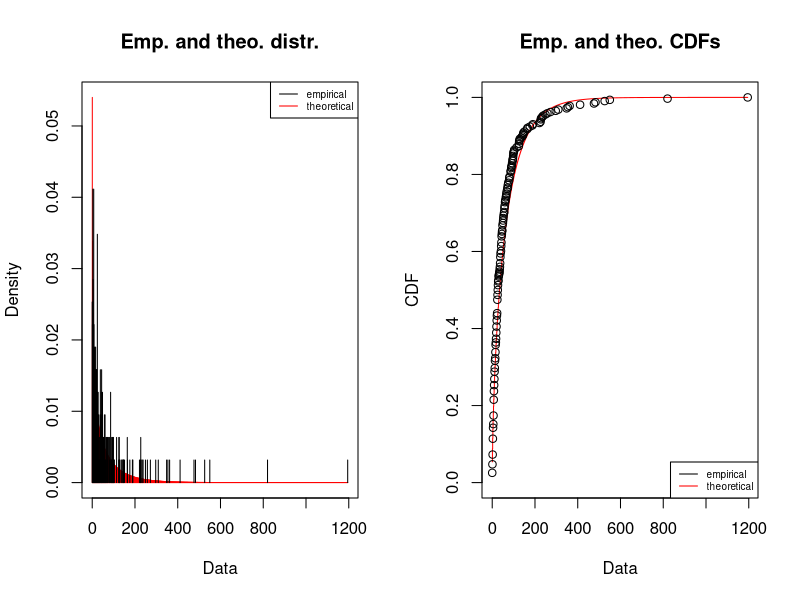
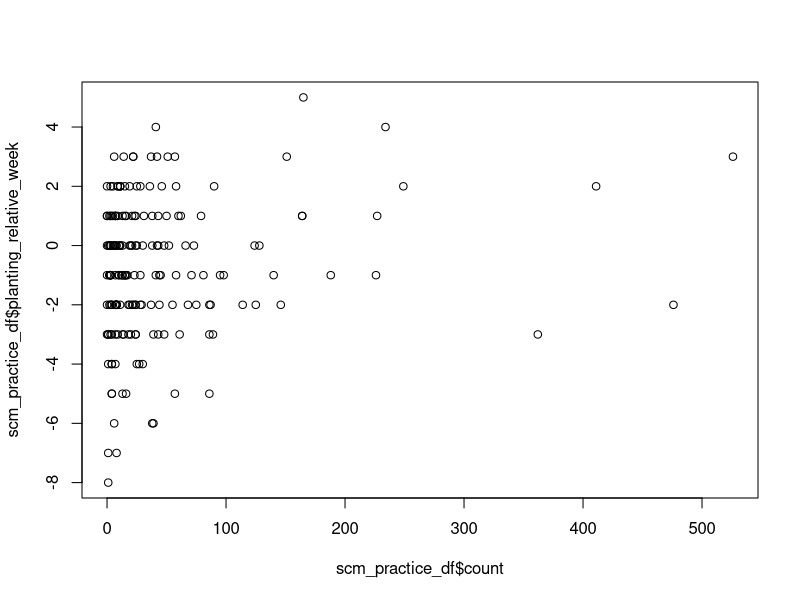
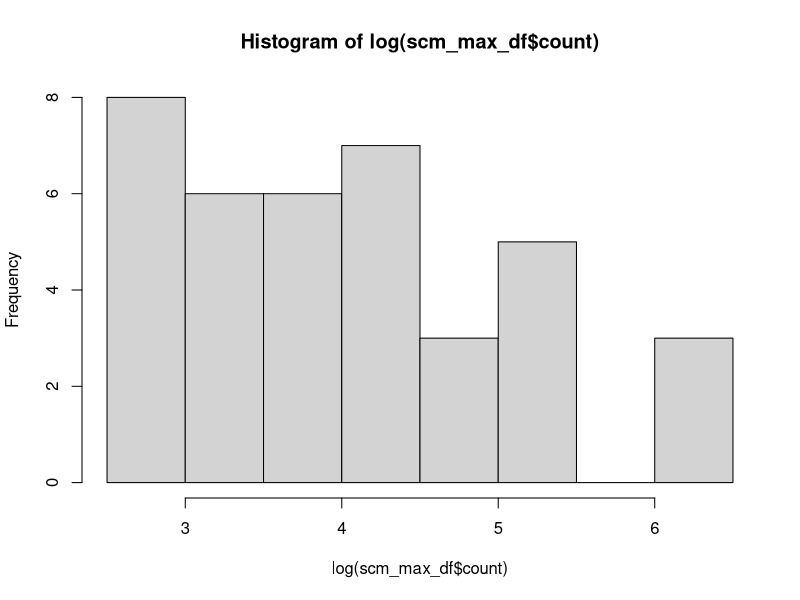
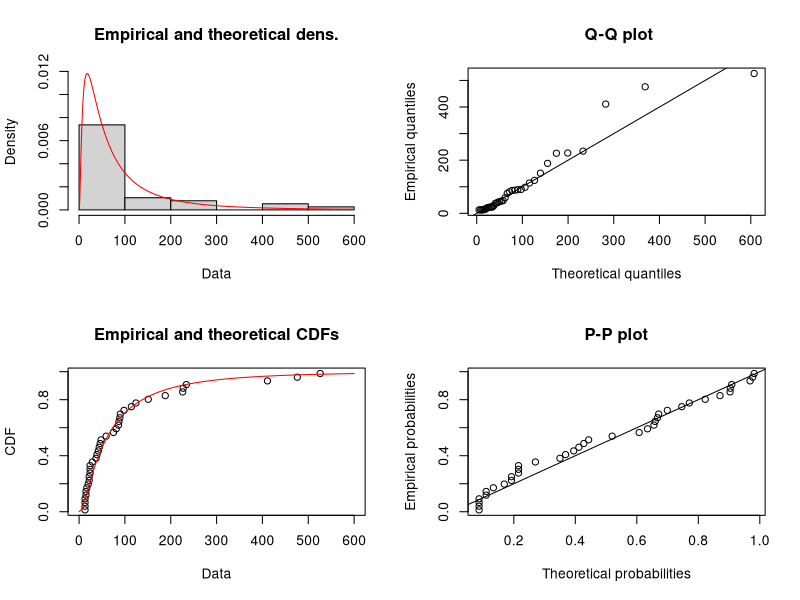

These charts were generated, in order, by the following R code: (Note: this script raises an error after producing the figures.)
## ---- chunk 1
knitr::opts_chunk$set(echo = TRUE)

library(lubridate)
library(fitdistrplus)
library(lme4)

## ---- chunk 2

scm_climate_df <- read.delim("Dataframes/scm_model.csv", sep = ",")
scm_climate_df$date <- ymd(scm_climate_df$date)
scm_climate_df$record_id <- as.factor(scm_climate_df$record_id)
scm_climate_df

## ---- chunk 3

scm_practice_df <- read.delim("Dataframes/scm_model_practices.csv", sep = ",")
#scm_practice_df$date <- ymd(scm_climate_df$date)
scm_practice_df$cover_crop <- as.factor(scm_practice_df$cover_crop)
scm_practice_df$manure <- as.factor(scm_practice_df$manure)

scm_practice_df

## ---- chunk 4

scm_max_df <- read.delim("Dataframes/scm_max_counts.csv", sep = ",")
#scm_practice_df$date <- ymd(scm_climate_df$date)
#scm_practice_df$record_id <- as.factor(scm_climate_df$record_id)
scm_max_df

## ---- chunk 5

scm_500_df <- read.delim("Dataframes/scm_500.csv", sep = ",")
scm_500_df$date <- ymd(scm_500_df$date)
scm_500_df$record_id <- as.factor(scm_500_df$record_id)
scm_500_df$cover_crop <- as.factor(scm_500_df$cover_crop)
scm_500_df$manure <- as.factor(scm_500_df$manure)

scm_500_df

## ---- chunk 6

plot(fitdist(c(na.exclude(scm_climate_df$count)),"nbinom"))

## ---- chunk 7

model <- glmer.nb(count ~ scale(week) + scale(max_temp_f) + scale(min_temp_f) + scale(rain_inches) + (1 | record_id), data = scm_climate_df)
summary(model)

## ---- chunk 8

model <- glmer.nb(count ~ scale(week) + scale(max_temp_f) + scale(min_temp_f) + scale(rain_inches) + scale(ag_prop) + scale(nat_prop) + scale(semi_nat_prop) + (1 | record_id), data = scm_500_df)
summary(model)

## ---- chunk 9

model <- glmer.nb(count ~ scale(week) + planting_relative_week + scale(max_temp_f) + scale(min_temp_f) + scale(rain_inches) + (1 | record_id), data = scm_practice_df)
summary(model)

## ---- chunk 10

plot(scm_practice_df$count, scm_practice_df$planting_relative_week)

## ---- chunk 11

hist(log(scm_max_df$count))

## ---- chunk 12

plot(fitdist(c(na.exclude(scm_max_df$count)),"lnorm"))

## ---- chunk 13

model <- glmer(count ~ scale(week) + planting_relative_week + scale(max_temp_f) + scale(min_temp_f) + scale(rain_inches) + (1 | record_id), family= gaussian(link='log'), data = scm_max_df)
summary(model)

## ---- chunk 14

model <- glmer.nb(count ~ scale(week) + planting_relative_week + scale(max_temp_f) + scale(min_temp_f) + scale(rain_inches) + cover_crop + manure + (1 | record_id), data = scm_practice_df)
summary(model)
